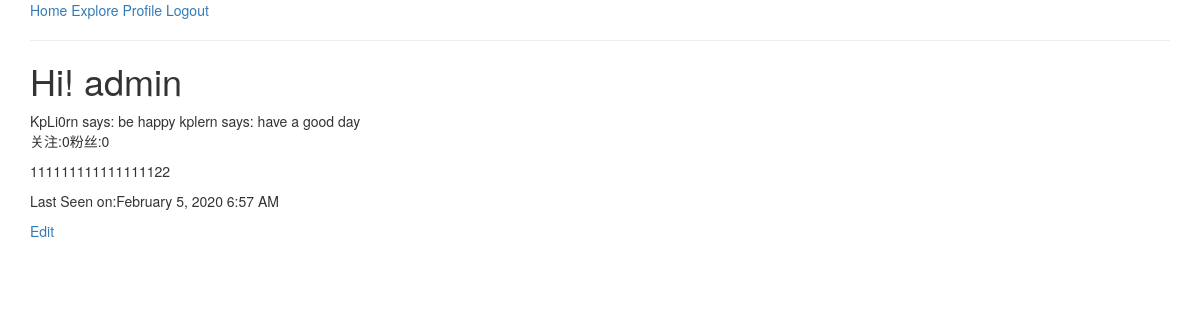
Before: /user/admin (signed in) with the older database file.
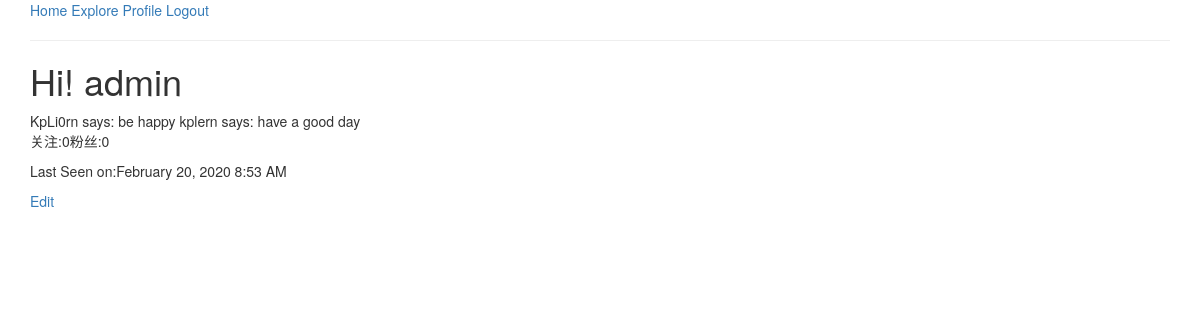
After: the same page with the newer database file.
### app/models.py (models this page shows, shortened)
class User(UserMixin,db.Model):   # User 继承 db.Model 是所有类型的基类  UserMixin 这个是基类包含了四种校验属性
    id = db.Column(db.Integer,primary_key=True)
    username = db.Column(db.String(length=10),index=True,unique=True)
    password_hash = db.Column(db.String(length=128))
    email = db.Column(db.String(length=50),index=True,unique=True)
    posts = db.relationship("Post",backref="author",lazy="dynamic")    # backref 有点类似快捷方式 这里是一对多关系 因为一个人可以发多个post 我们在post里面建立一个联系到user
    about_me = db.Column(db.String(150))
    last_seen = db.Column(db.DateTime,default=datetime.utcnow)
    followed = db.relationship('User',secondary=followers,
                               primaryjoin=(followers.c.follower_id == id),
                               secondaryjoin=(followers.c.followed_id == id),
                               backref=db.backref('followers',lazy='dynamic'),lazy='dynamic')  # 返回的类型是一个列表 对followers表进行了一个关联  返回对数据是列表

### app/main/routes.py (the view)
@bp.route('/user/<username>',methods=['GET','POST'])
@login_required
def user(username):
    user = User.query.filter_by(username=username).first_or_404()
    posts = [{
        "author": "KpLi0rn",
        "content": "be happy"
    },
        {
            "author": "kplern",
            "content": "have a good day"
        }]
    return render_template("profile.html",user=user,posts=posts)

### app/main/routes.py (called while the page is built)
@bp.before_request
def before_request():   # 将时间 和 表单里面进行一个联系  利用 app.before_request 在试图函数之前进行一个运行
    if current_user.is_authenticated:
        current_user.last_seen = datetime.utcnow()
        db.session.commit()

### app/models.py (called while the page is built)
@login.user_loader
def load_user(id):
    return User.query.get(int(id))

### app/templates/profile.html
{% extends "base.html" %}
{% import "bootstrap/wtf.html" as wtf %}
{% block app_content %}
    <h1>Hi! {{user.username}}</h1>
    {% for post in posts %}
    {{post.author}} says: {{post.content}}
    {% endfor %}
    <p>
        关注:{{user.followed.count()}}粉丝:{{user.followers.count()}}
    </p>
    <p>
        {% if user.about_me %}
        {{ user.about_me}}
        {% endif %}
    </p>
    <p>
        {% if user.last_seen %}
        <p>Last Seen on:{{ moment(user.last_seen).format('LLL')}}
        {% endif %}
    </p>
    <p>
        {% if current_user == user %}
        <a href="{{url_for('main.edit_profile')}}">Edit</a>
        {% endif %}
    </p>
{% endblock %}

Changed rows visible on the page:
changed User "admin": last_seen "February 5, 2020 6:57 AM" → "February 20, 2020 8:53 AM"; about_me "111111111111111122" → (not shown)
